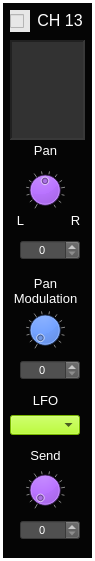
  <widget class="CustomFrame" name="frame_MixerChannel_13">
   <property name="geometry">
    <rect>
     <x>1210</x>
     <y>10</y>
     <width>95</width>
     <height>561</height>
    </rect>
   </property>
   <property name="styleSheet">
    <string notr="true">background-color: rgb(5, 5, 5);
color: rgb(255, 255, 255);</string>
   </property>
   <property name="frameShape">
    <enum>QFrame::Panel</enum>
   </property>
   <property name="frameShadow">
    <enum>QFrame::Plain</enum>
   </property>
   <property name="lineWidth">
    <number>3</number>
   </property>
   <property name="midLineWidth">
    <number>1</number>
   </property>
   <widget class="QLabel" name="label_ADSRtitle_13">
    <property name="geometry">
     <rect>
      <x>35</x>
      <y>10</y>
      <width>50</width>
      <height>20</height>
     </rect>
    </property>
    <property name="font">
     <font>
      <pointsize>12</pointsize>
     </font>
    </property>
    <property name="styleSheet">
     <string notr="true">color: rgb(255, 255, 255);</string>
    </property>
    <property name="text">
     <string>CH 13</string>
    </property>
    <property name="alignment">
     <set>Qt::AlignCenter</set>
    </property>
   </widget>
   <widget class="QTextEdit" name="textEdit_MixerChanText_13">
    <property name="geometry">
     <rect>
      <x>10</x>
      <y>40</y>
      <width>75</width>
      <height>100</height>
     </rect>
    </property>
    <property name="focusPolicy">
     <enum>Qt::NoFocus</enum>
    </property>
    <property name="styleSheet">
     <string notr="true">background-color: rgb(50,50,50);</string>
    </property>
    <property name="frameShape">
     <enum>QFrame::Panel</enum>
    </property>
    <property name="lineWidth">
     <number>2</number>
    </property>
    <property name="midLineWidth">
     <number>2</number>
    </property>
    <property name="readOnly">
     <bool>true</bool>
    </property>
   </widget>
   <widget class="QLabel" name="label_196">
    <property name="geometry">
     <rect>
      <x>25</x>
      <y>140</y>
      <width>41</width>
      <height>21</height>
     </rect>
    </property>
    <property name="font">
     <font>
      <pointsize>10</pointsize>
     </font>
    </property>
    <property name="styleSheet">
     <string notr="true">color: rgb(255, 255, 255);</string>
    </property>
    <property name="text">
     <string>Pan</string>
    </property>
    <property name="alignment">
     <set>Qt::AlignCenter</set>
    </property>
   </widget>
   <widget class="CustomDial" name="dial_MixerChPan_13">
    <property name="geometry">
     <rect>
      <x>25</x>
      <y>170</y>
      <width>40</width>
      <height>40</height>
     </rect>
    </property>
    <property name="focusPolicy">
     <enum>Qt::NoFocus</enum>
    </property>
    <property name="styleSheet">
     <string notr="true">background-color: rgb(170, 85, 255);</string>
    </property>
    <property name="minimum">
     <number>0</number>
    </property>
    <property name="maximum">
     <number>100</number>
    </property>
    <property name="value">
     <number>50</number>
    </property>
    <property name="wrapping">
     <bool>false</bool>
    </property>
    <property name="notchTarget">
     <double>8.000000000000000</double>
    </property>
    <property name="notchesVisible">
     <bool>true</bool>
    </property>
   </widget>
   <widget class="QLabel" name="label_197">
    <property name="geometry">
     <rect>
      <x>10</x>
      <y>210</y>
      <width>21</width>
      <height>21</height>
     </rect>
    </property>
    <property name="font">
     <font>
      <pointsize>10</pointsize>
     </font>
    </property>
    <property name="styleSheet">
     <string notr="true">color: rgb(255, 255, 255);</string>
    </property>
    <property name="text">
     <string>L</string>
    </property>
    <property name="alignment">
     <set>Qt::AlignCenter</set>
    </property>
   </widget>
   <widget class="QLabel" name="label_198">
    <property name="geometry">
     <rect>
      <x>65</x>
      <y>210</y>
      <width>21</width>
      <height>21</height>
     </rect>
    </property>
    <property name="font">
     <font>
      <pointsize>10</pointsize>
     </font>
    </property>
    <property name="styleSheet">
     <string notr="true">color: rgb(255, 255, 255);</string>
    </property>
    <property name="text">
     <string>R</string>
    </property>
    <property name="alignment">
     <set>Qt::AlignCenter</set>
    </property>
   </widget>
   <widget class="QLabel" name="label_199">
    <property name="geometry">
     <rect>
      <x>10</x>
      <y>270</y>
      <width>71</width>
      <height>41</height>
     </rect>
    </property>
    <property name="font">
     <font>
      <pointsize>10</pointsize>
     </font>
    </property>
    <property name="styleSheet">
     <string notr="true">color: rgb(255, 255, 255);</string>
    </property>
    <property name="text">
     <string>Pan
Modulation</string>
    </property>
    <property name="alignment">
     <set>Qt::AlignCenter</set>
    </property>
   </widget>
   <widget class="QLabel" name="label_200">
    <property name="geometry">
     <rect>
      <x>25</x>
      <y>445</y>
      <width>41</width>
      <height>21</height>
     </rect>
    </property>
    <property name="font">
     <font>
      <pointsize>10</pointsize>
     </font>
    </property>
    <property name="styleSheet">
     <string notr="true">color: rgb(255, 255, 255);</string>
    </property>
    <property name="text">
     <string>Send</string>
    </property>
    <property name="alignment">
     <set>Qt::AlignCenter</set>
    </property>
   </widget>
   <widget class="CustomDial" name="dial_MixerChSend_13">
    <property name="geometry">
     <rect>
      <x>25</x>
      <y>470</y>
      <width>40</width>
      <height>40</height>
     </rect>
    </property>
    <property name="focusPolicy">
     <enum>Qt::NoFocus</enum>
    </property>
    <property name="styleSheet">
     <string notr="true">background-color: rgb(170, 85, 255);</string>
    </property>
    <property name="maximum">
     <number>100</number>
    </property>
    <property name="value">
     <number>0</number>
    </property>
    <property name="wrapping">
     <bool>false</bool>
    </property>
    <property name="notchTarget">
     <double>8.000000000000000</double>
    </property>
    <property name="notchesVisible">
     <bool>true</bool>
    </property>
   </widget>
   <widget class="CustomComboBox" name="comboBox_MixerChPanModLfo_13">
    <property name="geometry">
     <rect>
      <x>10</x>
      <y>415</y>
      <width>70</width>
      <height>20</height>
     </rect>
    </property>
    <property name="font">
     <font>
      <pointsize>8</pointsize>
     </font>
    </property>
    <property name="focusPolicy">
     <enum>Qt::NoFocus</enum>
    </property>
    <property name="styleSheet">
     <string notr="true">selection-background-color: rgb(255, 0, 0);
color: rgb(0,0,0);
border-color: rgb(0, 0, 0);
background-color: rgb(170, 255, 0);
</string>
    </property>
    <property name="currentText">
     <string/>
    </property>
    <property name="currentIndex">
     <number>-1</number>
    </property>
    <property name="maxVisibleItems">
     <number>4</number>
    </property>
   </widget>
   <widget class="QLabel" name="label_108">
    <property name="geometry">
     <rect>
      <x>20</x>
      <y>390</y>
      <width>51</width>
      <height>21</height>
     </rect>
    </property>
    <property name="font">
     <font>
      <pointsize>10</pointsize>
     </font>
    </property>
    <property name="styleSheet">
     <string notr="true">color: rgb(255, 255, 255);</string>
    </property>
    <property name="text">
     <string>LFO</string>
    </property>
    <property name="alignment">
     <set>Qt::AlignCenter</set>
    </property>
   </widget>
   <widget class="CustomDial" name="dial_MixerChPanModLevel_13">
    <property name="geometry">
     <rect>
      <x>25</x>
      <y>310</y>
      <width>40</width>
      <height>40</height>
     </rect>
    </property>
    <property name="focusPolicy">
     <enum>Qt::NoFocus</enum>
    </property>
    <property name="styleSheet">
     <string notr="true">background-color: rgb(0, 85, 255);</string>
    </property>
    <property name="minimum">
     <number>0</number>
    </property>
    <property name="maximum">
     <number>100</number>
    </property>
    <property name="value">
     <number>0</number>
    </property>
    <property name="wrapping">
     <bool>false</bool>
    </property>
    <property name="notchTarget">
     <double>8.000000000000000</double>
    </property>
    <property name="notchesVisible">
     <bool>true</bool>
    </property>
   </widget>
   <widget class="QSpinBox" name="spinBox_MixerChPanModLevel_13">
    <property name="geometry">
     <rect>
      <x>20</x>
      <y>360</y>
      <width>60</width>
      <height>20</height>
     </rect>
    </property>
    <property name="font">
     <font>
      <pointsize>8</pointsize>
     </font>
    </property>
    <property name="focusPolicy">
     <enum>Qt::NoFocus</enum>
    </property>
    <property name="styleSheet">
     <string notr="true">background-color: rgb(80,80,80);
color: rgb(255, 255, 255);</string>
    </property>
    <property name="alignment">
     <set>Qt::AlignCenter</set>
    </property>
    <property name="readOnly">
     <bool>false</bool>
    </property>
    <property name="accelerated">
     <bool>true</bool>
    </property>
    <property name="maximum">
     <number>100</number>
    </property>
    <property name="value">
     <number>0</number>
    </property>
   </widget>
   <widget class="CustomCheckBox" name="checkBox_MixerChanActivity_13">
    <property name="geometry">
     <rect>
      <x>10</x>
      <y>10</y>
      <width>20</width>
      <height>22</height>
     </rect>
    </property>
    <property name="font">
     <font>
      <pointsize>12</pointsize>
     </font>
    </property>
    <property name="focusPolicy">
     <enum>Qt::NoFocus</enum>
    </property>
    <property name="styleSheet">
     <string notr="true">background-color: rgb(231, 231, 231);</string>
    </property>
    <property name="text">
     <string/>
    </property>
    <property name="checkable">
     <bool>true</bool>
    </property>
   </widget>
   <widget class="QSpinBox" name="spinBox_MixerChPan_13">
    <property name="geometry">
     <rect>
      <x>20</x>
      <y>240</y>
      <width>60</width>
      <height>20</height>
     </rect>
    </property>
    <property name="font">
     <font>
      <pointsize>8</pointsize>
     </font>
    </property>
    <property name="focusPolicy">
     <enum>Qt::NoFocus</enum>
    </property>
    <property name="styleSheet">
     <string notr="true">background-color: rgb(80,80,80);
color: rgb(255, 255, 255);</string>
    </property>
    <property name="alignment">
     <set>Qt::AlignCenter</set>
    </property>
    <property name="readOnly">
     <bool>false</bool>
    </property>
    <property name="accelerated">
     <bool>true</bool>
    </property>
    <property name="maximum">
     <number>100</number>
    </property>
    <property name="value">
     <number>0</number>
    </property>
   </widget>
   <widget class="QSpinBox" name="spinBox_MixerChSend_13">
    <property name="geometry">
     <rect>
      <x>20</x>
      <y>520</y>
      <width>60</width>
      <height>20</height>
     </rect>
    </property>
    <property name="font">
     <font>
      <pointsize>8</pointsize>
     </font>
    </property>
    <property name="focusPolicy">
     <enum>Qt::NoFocus</enum>
    </property>
    <property name="styleSheet">
     <string notr="true">background-color: rgb(80,80,80);
color: rgb(255, 255, 255);</string>
    </property>
    <property name="alignment">
     <set>Qt::AlignCenter</set>
    </property>
    <property name="readOnly">
     <bool>false</bool>
    </property>
    <property name="accelerated">
     <bool>true</bool>
    </property>
    <property name="maximum">
     <number>100</number>
    </property>
    <property name="value">
     <number>0</number>
    </property>
   </widget>
  </widget>
